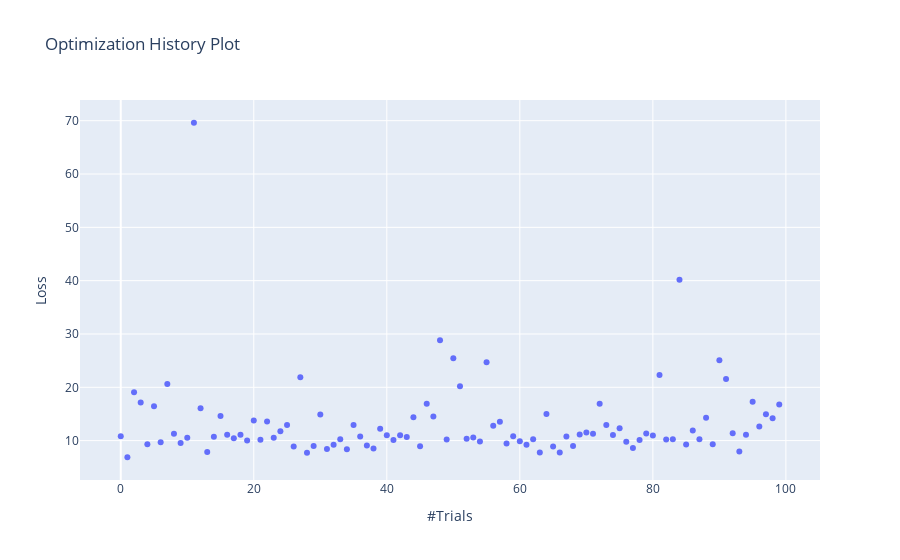

Notebook code cell kept with this figure:
### Code cell
plot_optimization_history(study, **loss_plot_kwargs)
